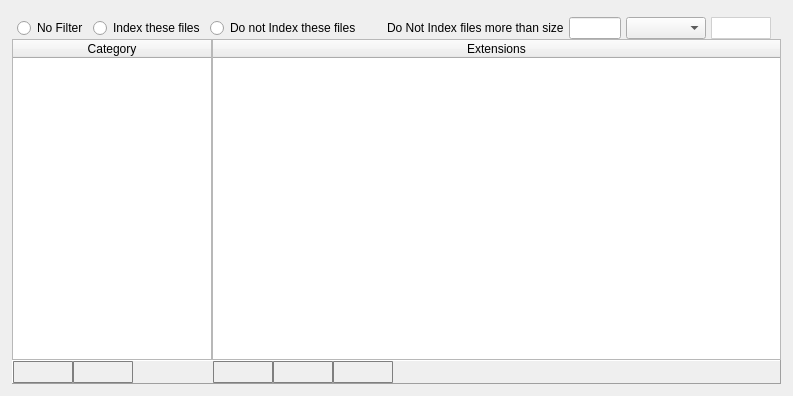
<?xml version="1.0" encoding="UTF-8"?>
<ui version="4.0">
 <class>recon_confuguration_page_index_files</class>
 <widget class="QWidget" name="recon_confuguration_page_index_files">
  <property name="geometry">
   <rect>
    <x>0</x>
    <y>0</y>
    <width>793</width>
    <height>396</height>
   </rect>
  </property>
  <property name="windowTitle">
   <string>Form</string>
  </property>
  <layout class="QVBoxLayout" name="verticalLayout_6">
   <property name="spacing">
    <number>-1</number>
   </property>
   <property name="leftMargin">
    <number>12</number>
   </property>
   <property name="topMargin">
    <number>12</number>
   </property>
   <property name="rightMargin">
    <number>12</number>
   </property>
   <property name="bottomMargin">
    <number>12</number>
   </property>
   <item>
    <layout class="QVBoxLayout" name="verticalLayout_2">
     <property name="spacing">
      <number>0</number>
     </property>
     <property name="topMargin">
      <number>5</number>
     </property>
     <item>
      <layout class="QHBoxLayout" name="horizontalLayout">
       <property name="spacing">
        <number>5</number>
       </property>
       <property name="leftMargin">
        <number>5</number>
       </property>
       <property name="rightMargin">
        <number>10</number>
       </property>
       <item>
        <widget class="QRadioButton" name="radioButton_all_files">
         <property name="text">
          <string>No Filter</string>
         </property>
        </widget>
       </item>
       <item>
        <widget class="QRadioButton" name="radioButton_whitelist">
         <property name="text">
          <string>Index these files</string>
         </property>
        </widget>
       </item>
       <item>
        <widget class="QRadioButton" name="radioButton_blacklist">
         <property name="text">
          <string>Do not Index these files</string>
         </property>
        </widget>
       </item>
       <item>
        <spacer name="horizontalSpacer_5">
         <property name="orientation">
          <enum>Qt::Horizontal</enum>
         </property>
         <property name="sizeHint" stdset="0">
          <size>
           <width>40</width>
           <height>20</height>
          </size>
         </property>
        </spacer>
       </item>
       <item>
        <widget class="QLabel" name="label_size">
         <property name="text">
          <string>Do Not Index files more than size</string>
         </property>
        </widget>
       </item>
       <item>
        <widget class="QLineEdit" name="lineEdit_size">
         <property name="maximumSize">
          <size>
           <width>70</width>
           <height>16777215</height>
          </size>
         </property>
         <property name="focusPolicy">
          <enum>Qt::ClickFocus</enum>
         </property>
         <property name="clearButtonEnabled">
          <bool>true</bool>
         </property>
        </widget>
       </item>
       <item>
        <widget class="QComboBox" name="comboBox_size_unit">
         <property name="minimumSize">
          <size>
           <width>80</width>
           <height>0</height>
          </size>
         </property>
        </widget>
       </item>
       <item>
        <widget class="QPushButton" name="pushButton_filesize_save">
         <property name="minimumSize">
          <size>
           <width>60</width>
           <height>22</height>
          </size>
         </property>
         <property name="maximumSize">
          <size>
           <width>60</width>
           <height>22</height>
          </size>
         </property>
         <property name="toolTip">
          <string>Save</string>
         </property>
         <property name="styleSheet">
          <string notr="true">QPushButton {
     border-color: #D0D0D0;
     border-style: solid;
     border-radius: 1px;
     border-width: 1px;
     color: black;
     background-color: qlineargradient(x1: 0, y1: 0, x2: 0, y2: 1, stop: 0 #FFFFFF, stop: 1 #FFFFFF);
      }
QPushButton:pressed {
	background-color: qlineargradient(x1: 0, y1: 0, x2: 0, y2: 1, stop: 0 #FFFFFF, stop: 1 #FFFFFF);
                border-color: #000000;
}

QPushButton:checked {
	background-color: qlineargradient(x1: 0, y1: 0, x2: 0, y2: 1, stop: 0 #FFFFFF, stop: 1 #FFFFFF);
                border-color: #484848;
}</string>
         </property>
         <property name="text">
          <string/>
         </property>
        </widget>
       </item>
      </layout>
     </item>
     <item>
      <widget class="QStackedWidget" name="stackedWidget">
       <property name="currentIndex">
        <number>0</number>
       </property>
       <widget class="QWidget" name="stack_page_whitelist">
        <layout class="QVBoxLayout" name="verticalLayout_3">
         <property name="spacing">
          <number>0</number>
         </property>
         <property name="leftMargin">
          <number>0</number>
         </property>
         <property name="topMargin">
          <number>0</number>
         </property>
         <property name="rightMargin">
          <number>0</number>
         </property>
         <property name="bottomMargin">
          <number>0</number>
         </property>
         <item>
          <layout class="QVBoxLayout" name="verticalLayout" stretch="0,0">
           <property name="spacing">
            <number>0</number>
           </property>
           <item>
            <layout class="QHBoxLayout" name="horizontalLayout_3">
             <property name="spacing">
              <number>0</number>
             </property>
             <item>
              <widget class="QTableWidget" name="tableWidget_whitelist_category">
               <property name="minimumSize">
                <size>
                 <width>200</width>
                 <height>0</height>
                </size>
               </property>
               <property name="maximumSize">
                <size>
                 <width>200</width>
                 <height>16777215</height>
                </size>
               </property>
               <property name="styleSheet">
                <string notr="true">QTableView {
/*selection-background-color: #87CEFF;*/
selection-background-color: #0069EB;
selection-color:white;
 }






QTableView::item:selected:!active {
    color:white;
    
   /*background-color:  #0069EB;*/


}




 QTableView::item:selected:!active {
                                 color:white;
                                 background-color:  #0069EB;
                                  }


                                 QTableView {
                                 selection-background-color: #0069D7;
                                    }




                                 QTableView::item:selected:!active {
                                 color:white;
                                 background-color:  #0069EB;
                                 }

QScrollBar{
		width:9px;
}</string>
               </property>
               <property name="frameShadow">
                <enum>QFrame::Plain</enum>
               </property>
               <property name="editTriggers">
                <set>QAbstractItemView::NoEditTriggers</set>
               </property>
               <property name="alternatingRowColors">
                <bool>true</bool>
               </property>
               <property name="selectionMode">
                <enum>QAbstractItemView::SingleSelection</enum>
               </property>
               <property name="selectionBehavior">
                <enum>QAbstractItemView::SelectRows</enum>
               </property>
               <property name="showGrid">
                <bool>false</bool>
               </property>
               <attribute name="horizontalHeaderStretchLastSection">
                <bool>true</bool>
               </attribute>
               <attribute name="verticalHeaderVisible">
                <bool>false</bool>
               </attribute>
               <column>
                <property name="text">
                 <string>Category</string>
                </property>
               </column>
              </widget>
             </item>
             <item>
              <widget class="QTableWidget" name="tableWidget_whitelist_extensions">
               <property name="styleSheet">
                <string notr="true">QTableView {
/*selection-background-color: #87CEFF;*/
selection-background-color: #0069EB;
selection-color:white;
 }






QTableView::item:selected:!active {
    color:white;
    
   /*background-color:  #0069EB;*/


}




 QTableView::item:selected:!active {
                                 color:white;
                                 background-color:  #0069EB;
                                  }


                                 QTableView {
                                 selection-background-color: #0069D7;
                                    }




                                 QTableView::item:selected:!active {
                                 color:white;
                                 background-color:  #0069EB;
                                 }

QScrollBar{
		width:9px;
}</string>
               </property>
               <property name="frameShape">
                <enum>QFrame::StyledPanel</enum>
               </property>
               <property name="frameShadow">
                <enum>QFrame::Plain</enum>
               </property>
               <property name="editTriggers">
                <set>QAbstractItemView::NoEditTriggers</set>
               </property>
               <property name="alternatingRowColors">
                <bool>true</bool>
               </property>
               <property name="selectionMode">
                <enum>QAbstractItemView::SingleSelection</enum>
               </property>
               <property name="selectionBehavior">
                <enum>QAbstractItemView::SelectRows</enum>
               </property>
               <property name="showGrid">
                <bool>false</bool>
               </property>
               <property name="columnCount">
                <number>1</number>
               </property>
               <attribute name="horizontalHeaderStretchLastSection">
                <bool>true</bool>
               </attribute>
               <attribute name="verticalHeaderVisible">
                <bool>false</bool>
               </attribute>
               <column>
                <property name="text">
                 <string>Extensions</string>
                </property>
               </column>
              </widget>
             </item>
            </layout>
           </item>
           <item>
            <widget class="QFrame" name="frame">
             <property name="styleSheet">
              <string notr="true"/>
             </property>
             <property name="frameShape">
              <enum>QFrame::Panel</enum>
             </property>
             <property name="frameShadow">
              <enum>QFrame::Raised</enum>
             </property>
             <layout class="QHBoxLayout" name="horizontalLayout_2">
              <property name="spacing">
               <number>0</number>
              </property>
              <property name="leftMargin">
               <number>0</number>
              </property>
              <property name="topMargin">
               <number>0</number>
              </property>
              <property name="rightMargin">
               <number>0</number>
              </property>
              <property name="bottomMargin">
               <number>0</number>
              </property>
              <item>
               <widget class="QPushButton" name="pushButton_add_whitelist_category">
                <property name="minimumSize">
                 <size>
                  <width>60</width>
                  <height>22</height>
                 </size>
                </property>
                <property name="maximumSize">
                 <size>
                  <width>60</width>
                  <height>22</height>
                 </size>
                </property>
                <property name="styleSheet">
                 <string notr="true">QPushButton {
     border-color: #7f7f7f;
     border-style: solid;
     border-radius: 1px;
     border-width: 1px;
     }
QPushButton:pressed {
	background-color: qlineargradient(x1: 0, y1: 0, x2: 0, y2: 1, stop: 0 #FFFFFF, stop: 1 #FFFFFF);
                border-color: #000000;
}

QPushButton:checked {
	background-color: qlineargradient(x1: 0, y1: 0, x2: 0, y2: 1, stop: 0 #FFFFFF, stop: 1 #FFFFFF);
                border-color: #484848;
}</string>
                </property>
                <property name="text">
                 <string/>
                </property>
               </widget>
              </item>
              <item>
               <widget class="QPushButton" name="pushButton_remove_whitelist_category">
                <property name="minimumSize">
                 <size>
                  <width>60</width>
                  <height>22</height>
                 </size>
                </property>
                <property name="maximumSize">
                 <size>
                  <width>60</width>
                  <height>22</height>
                 </size>
                </property>
                <property name="styleSheet">
                 <string notr="true">QPushButton {
     border-color: #7f7f7f;
     border-style: solid;
     border-radius: 1px;
     border-width: 1px;
       }
QPushButton:pressed {
	background-color: qlineargradient(x1: 0, y1: 0, x2: 0, y2: 1, stop: 0 #FFFFFF, stop: 1 #FFFFFF);
                border-color: #000000;
}

QPushButton:checked {
	background-color: qlineargradient(x1: 0, y1: 0, x2: 0, y2: 1, stop: 0 #FFFFFF, stop: 1 #FFFFFF);
                border-color: #484848;
}</string>
                </property>
                <property name="text">
                 <string/>
                </property>
               </widget>
              </item>
              <item>
               <spacer name="horizontalSpacer">
                <property name="orientation">
                 <enum>Qt::Horizontal</enum>
                </property>
                <property name="sizeType">
                 <enum>QSizePolicy::Fixed</enum>
                </property>
                <property name="sizeHint" stdset="0">
                 <size>
                  <width>80</width>
                  <height>20</height>
                 </size>
                </property>
               </spacer>
              </item>
              <item>
               <widget class="QPushButton" name="pushButton_add_whitelist_extension">
                <property name="minimumSize">
                 <size>
                  <width>60</width>
                  <height>22</height>
                 </size>
                </property>
                <property name="maximumSize">
                 <size>
                  <width>60</width>
                  <height>22</height>
                 </size>
                </property>
                <property name="styleSheet">
                 <string notr="true">QPushButton {
     border-color: #7f7f7f;
     border-style: solid;
     border-radius: 1px;
     border-width: 1px;
       }
QPushButton:pressed {
	background-color: qlineargradient(x1: 0, y1: 0, x2: 0, y2: 1, stop: 0 #FFFFFF, stop: 1 #FFFFFF);
                border-color: #000000;
}

QPushButton:checked {
	background-color: qlineargradient(x1: 0, y1: 0, x2: 0, y2: 1, stop: 0 #FFFFFF, stop: 1 #FFFFFF);
                border-color: #484848;
}</string>
                </property>
                <property name="text">
                 <string/>
                </property>
               </widget>
              </item>
              <item>
               <widget class="QPushButton" name="pushButton_remove_whitelist_extension">
                <property name="minimumSize">
                 <size>
                  <width>60</width>
                  <height>22</height>
                 </size>
                </property>
                <property name="maximumSize">
                 <size>
                  <width>60</width>
                  <height>22</height>
                 </size>
                </property>
                <property name="styleSheet">
                 <string notr="true">QPushButton {
     border-color: #7f7f7f;
     border-style: solid;
     border-radius: 1px;
     border-width: 1px;
      }
QPushButton:pressed {
	background-color: qlineargradient(x1: 0, y1: 0, x2: 0, y2: 1, stop: 0 #FFFFFF, stop: 1 #FFFFFF);
                border-color: #000000;
}

QPushButton:checked {
	background-color: qlineargradient(x1: 0, y1: 0, x2: 0, y2: 1, stop: 0 #FFFFFF, stop: 1 #FFFFFF);
                border-color: #484848;
}</string>
                </property>
                <property name="text">
                 <string/>
                </property>
               </widget>
              </item>
              <item>
               <widget class="QPushButton" name="pushButton_clipboard_whitelist_extension">
                <property name="minimumSize">
                 <size>
                  <width>60</width>
                  <height>22</height>
                 </size>
                </property>
                <property name="maximumSize">
                 <size>
                  <width>60</width>
                  <height>22</height>
                 </size>
                </property>
                <property name="styleSheet">
                 <string notr="true">QPushButton {
     border-color: #7f7f7f;
     border-style: solid;
     border-radius: 1px;
     border-width: 1px;

      }
QPushButton:pressed {
	background-color: qlineargradient(x1: 0, y1: 0, x2: 0, y2: 1, stop: 0 #FFFFFF, stop: 1 #FFFFFF);
                border-color: #000000;
}

QPushButton:checked {
	background-color: qlineargradient(x1: 0, y1: 0, x2: 0, y2: 1, stop: 0 #FFFFFF, stop: 1 #FFFFFF);
                border-color: #484848;
}</string>
                </property>
                <property name="text">
                 <string/>
                </property>
               </widget>
              </item>
              <item>
               <spacer name="horizontalSpacer_2">
                <property name="orientation">
                 <enum>Qt::Horizontal</enum>
                </property>
                <property name="sizeHint" stdset="0">
                 <size>
                  <width>40</width>
                  <height>20</height>
                 </size>
                </property>
               </spacer>
              </item>
             </layout>
            </widget>
           </item>
          </layout>
         </item>
        </layout>
       </widget>
       <widget class="QWidget" name="stack_page_blacklist">
        <layout class="QVBoxLayout" name="verticalLayout_5">
         <property name="spacing">
          <number>0</number>
         </property>
         <property name="leftMargin">
          <number>0</number>
         </property>
         <property name="topMargin">
          <number>0</number>
         </property>
         <property name="rightMargin">
          <number>0</number>
         </property>
         <property name="bottomMargin">
          <number>0</number>
         </property>
         <item>
          <layout class="QVBoxLayout" name="verticalLayout_4">
           <property name="spacing">
            <number>0</number>
           </property>
           <item>
            <layout class="QHBoxLayout" name="horizontalLayout_4">
             <property name="spacing">
              <number>0</number>
             </property>
             <item>
              <widget class="QTableWidget" name="tableWidget_blacklist_category">
               <property name="minimumSize">
                <size>
                 <width>200</width>
                 <height>0</height>
                </size>
               </property>
               <property name="maximumSize">
                <size>
                 <width>200</width>
                 <height>16777215</height>
                </size>
               </property>
               <property name="styleSheet">
                <string notr="true">QTableView {
/*selection-background-color: #87CEFF;*/
selection-background-color: #0069EB;
selection-color:white;
 }






QTableView::item:selected:!active {
    color:white;
    
   /*background-color:  #0069EB;*/


}




 QTableView::item:selected:!active {
                                 color:white;
                                 background-color:  #0069EB;
                                  }


                                 QTableView {
                                 selection-background-color: #0069D7;
                                    }




                                 QTableView::item:selected:!active {
                                 color:white;
                                 background-color:  #0069EB;
                                 }

QScrollBar{
		width:9px;
}</string>
               </property>
               <property name="frameShadow">
                <enum>QFrame::Plain</enum>
               </property>
               <property name="editTriggers">
                <set>QAbstractItemView::NoEditTriggers</set>
               </property>
               <property name="alternatingRowColors">
                <bool>true</bool>
               </property>
               <property name="selectionMode">
                <enum>QAbstractItemView::SingleSelection</enum>
               </property>
               <property name="selectionBehavior">
                <enum>QAbstractItemView::SelectRows</enum>
               </property>
               <property name="showGrid">
                <bool>false</bool>
               </property>
               <attribute name="horizontalHeaderStretchLastSection">
                <bool>true</bool>
               </attribute>
               <attribute name="verticalHeaderVisible">
                <bool>false</bool>
               </attribute>
               <column>
                <property name="text">
                 <string>Category</string>
                </property>
               </column>
              </widget>
             </item>
             <item>
              <widget class="QTableWidget" name="tableWidget_blacklist_extensions">
               <property name="styleSheet">
                <string notr="true">QTableView {
/*selection-background-color: #87CEFF;*/
selection-background-color: #0069EB;
selection-color:white;
 }






QTableView::item:selected:!active {
    color:white;
    
   /*background-color:  #0069EB;*/


}




 QTableView::item:selected:!active {
                                 color:white;
                                 background-color:  #0069EB;
                                  }


                                 QTableView {
                                 selection-background-color: #0069D7;
                                    }




                                 QTableView::item:selected:!active {
                                 color:white;
                                 background-color:  #0069EB;
                                 }

QScrollBar{
		width:9px;
}</string>
               </property>
               <property name="frameShadow">
                <enum>QFrame::Plain</enum>
               </property>
               <property name="editTriggers">
                <set>QAbstractItemView::NoEditTriggers</set>
               </property>
               <property name="selectionMode">
                <enum>QAbstractItemView::SingleSelection</enum>
               </property>
               <property name="selectionBehavior">
                <enum>QAbstractItemView::SelectRows</enum>
               </property>
               <property name="showGrid">
                <bool>false</bool>
               </property>
               <attribute name="horizontalHeaderStretchLastSection">
                <bool>true</bool>
               </attribute>
               <attribute name="verticalHeaderVisible">
                <bool>false</bool>
               </attribute>
               <column>
                <property name="text">
                 <string>Extensions</string>
                </property>
               </column>
              </widget>
             </item>
            </layout>
           </item>
           <item>
            <widget class="QFrame" name="frame">
             <property name="styleSheet">
              <string notr="true"/>
             </property>
             <property name="frameShape">
              <enum>QFrame::Panel</enum>
             </property>
             <property name="frameShadow">
              <enum>QFrame::Raised</enum>
             </property>
             <layout class="QHBoxLayout" name="horizontalLayout_5">
              <property name="spacing">
               <number>0</number>
              </property>
              <property name="leftMargin">
               <number>0</number>
              </property>
              <property name="topMargin">
               <number>0</number>
              </property>
              <property name="rightMargin">
               <number>0</number>
              </property>
              <property name="bottomMargin">
               <number>0</number>
              </property>
              <item>
               <widget class="QPushButton" name="pushButton_add_blacklist_category">
                <property name="minimumSize">
                 <size>
                  <width>60</width>
                  <height>22</height>
                 </size>
                </property>
                <property name="maximumSize">
                 <size>
                  <width>60</width>
                  <height>22</height>
                 </size>
                </property>
                <property name="styleSheet">
                 <string notr="true">QPushButton {
     border-color: #7f7f7f;
     border-style: solid;
     border-radius: 1px;
     border-width: 1px;
      }
QPushButton:pressed {
	background-color: qlineargradient(x1: 0, y1: 0, x2: 0, y2: 1, stop: 0 #FFFFFF, stop: 1 #FFFFFF);
                border-color: #000000;
}

QPushButton:checked {
	background-color: qlineargradient(x1: 0, y1: 0, x2: 0, y2: 1, stop: 0 #FFFFFF, stop: 1 #FFFFFF);
                border-color: #484848;
}</string>
                </property>
                <property name="text">
                 <string/>
                </property>
               </widget>
              </item>
              <item>
               <widget class="QPushButton" name="pushButton_remove_blacklist_category">
                <property name="minimumSize">
                 <size>
                  <width>60</width>
                  <height>22</height>
                 </size>
                </property>
                <property name="maximumSize">
                 <size>
                  <width>60</width>
                  <height>22</height>
                 </size>
                </property>
                <property name="styleSheet">
                 <string notr="true">QPushButton {
     border-color: #7f7f7f;
     border-style: solid;
     border-radius: 1px;
     border-width: 1px;
      }
QPushButton:pressed {
	background-color: qlineargradient(x1: 0, y1: 0, x2: 0, y2: 1, stop: 0 #FFFFFF, stop: 1 #FFFFFF);
                border-color: #000000;
}

QPushButton:checked {
	background-color: qlineargradient(x1: 0, y1: 0, x2: 0, y2: 1, stop: 0 #FFFFFF, stop: 1 #FFFFFF);
                border-color: #484848;
}</string>
                </property>
                <property name="text">
                 <string/>
                </property>
               </widget>
              </item>
              <item>
               <spacer name="horizontalSpacer_3">
                <property name="orientation">
                 <enum>Qt::Horizontal</enum>
                </property>
                <property name="sizeType">
                 <enum>QSizePolicy::Maximum</enum>
                </property>
                <property name="sizeHint" stdset="0">
                 <size>
                  <width>80</width>
                  <height>20</height>
                 </size>
                </property>
               </spacer>
              </item>
              <item>
               <widget class="QPushButton" name="pushButton_add_blacklist_extension">
                <property name="minimumSize">
                 <size>
                  <width>60</width>
                  <height>22</height>
                 </size>
                </property>
                <property name="maximumSize">
                 <size>
                  <width>60</width>
                  <height>22</height>
                 </size>
                </property>
                <property name="styleSheet">
                 <string notr="true">QPushButton {
     border-color: #7f7f7f;
     border-style: solid;
     border-radius: 1px;
     border-width: 1px;
     }
QPushButton:pressed {
	background-color: qlineargradient(x1: 0, y1: 0, x2: 0, y2: 1, stop: 0 #FFFFFF, stop: 1 #FFFFFF);
                border-color: #000000;
}

QPushButton:checked {
	background-color: qlineargradient(x1: 0, y1: 0, x2: 0, y2: 1, stop: 0 #FFFFFF, stop: 1 #FFFFFF);
                border-color: #484848;
}</string>
                </property>
                <property name="text">
                 <string/>
                </property>
               </widget>
              </item>
              <item>
               <widget class="QPushButton" name="pushButton_remove_blacklist_extension">
                <property name="minimumSize">
                 <size>
                  <width>60</width>
                  <height>22</height>
                 </size>
                </property>
                <property name="maximumSize">
                 <size>
                  <width>60</width>
                  <height>22</height>
                 </size>
                </property>
                <property name="styleSheet">
                 <string notr="true">QPushButton {
     border-color: #7f7f7f;
     border-style: solid;
     border-radius: 1px;
     border-width: 1px;

      }
QPushButton:pressed {
	background-color: qlineargradient(x1: 0, y1: 0, x2: 0, y2: 1, stop: 0 #FFFFFF, stop: 1 #FFFFFF);
                border-color: #000000;
}

QPushButton:checked {
	background-color: qlineargradient(x1: 0, y1: 0, x2: 0, y2: 1, stop: 0 #FFFFFF, stop: 1 #FFFFFF);
                border-color: #484848;
}</string>
                </property>
                <property name="text">
                 <string/>
                </property>
               </widget>
              </item>
              <item>
               <widget class="QPushButton" name="pushButton_clipboard_copy_blacklist_extension">
                <property name="minimumSize">
                 <size>
                  <width>60</width>
                  <height>22</height>
                 </size>
                </property>
                <property name="maximumSize">
                 <size>
                  <width>60</width>
                  <height>22</height>
                 </size>
                </property>
                <property name="styleSheet">
                 <string notr="true">QPushButton {
     border-color: #7f7f7f;
     border-style: solid;
     border-radius: 1px;
     border-width: 1px;
      }
QPushButton:pressed {
	background-color: qlineargradient(x1: 0, y1: 0, x2: 0, y2: 1, stop: 0 #FFFFFF, stop: 1 #FFFFFF);
                border-color: #000000;
}

QPushButton:checked {
	background-color: qlineargradient(x1: 0, y1: 0, x2: 0, y2: 1, stop: 0 #FFFFFF, stop: 1 #FFFFFF);
                border-color: #484848;
}</string>
                </property>
                <property name="text">
                 <string/>
                </property>
               </widget>
              </item>
              <item>
               <spacer name="horizontalSpacer_4">
                <property name="orientation">
                 <enum>Qt::Horizontal</enum>
                </property>
                <property name="sizeHint" stdset="0">
                 <size>
                  <width>40</width>
                  <height>20</height>
                 </size>
                </property>
               </spacer>
              </item>
             </layout>
            </widget>
           </item>
          </layout>
         </item>
        </layout>
       </widget>
      </widget>
     </item>
    </layout>
   </item>
  </layout>
 </widget>
 <resources/>
 <connections/>
</ui>
